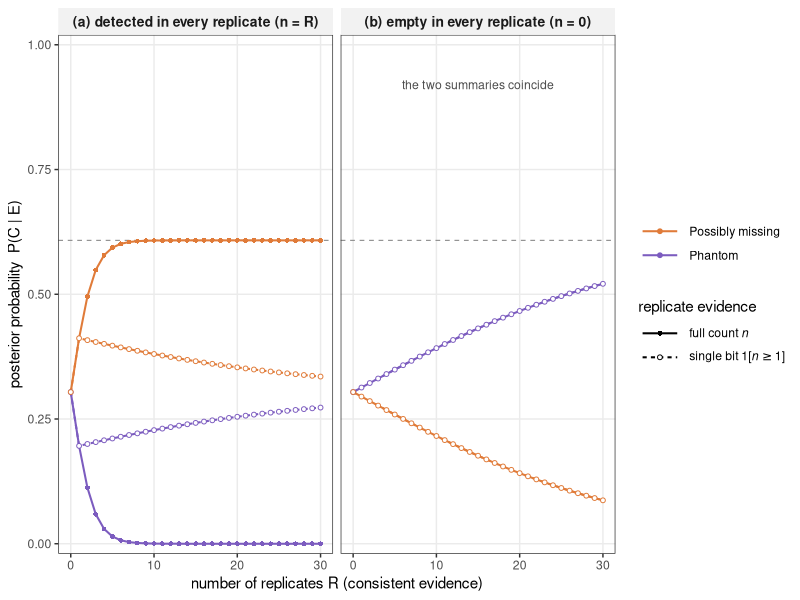
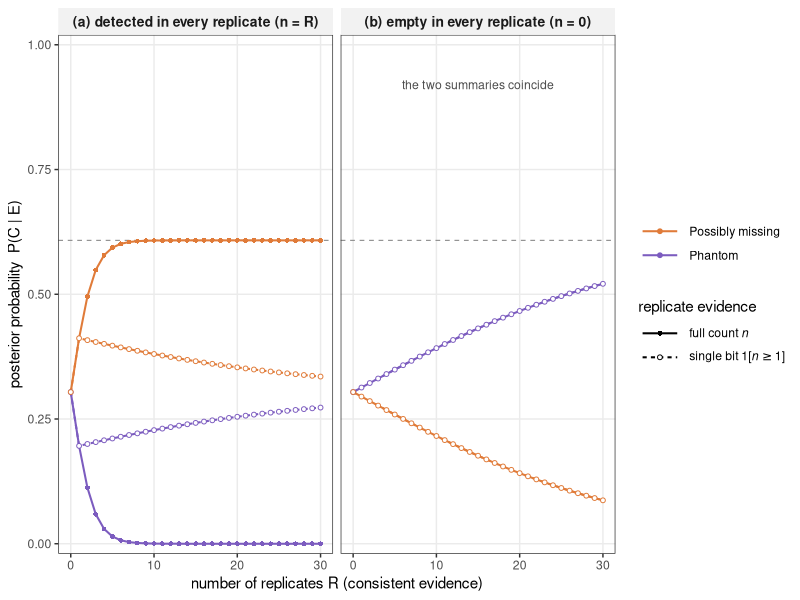

Recreate these plots in R, in order.
# =============================================================================
# Box 2 - accumulation of confidence as within-system replicates accumulate.
# Two panels, one per consistent-evidence scenario:
#   (a) detected in every replicate  -> n = R
#   (b) empty in every replicate     -> n = 0
#
# Within each panel two summaries of the same replicate evidence are compared:
#   count : the full count n out of R   -> p_c^n (1-p_c)^(R-n)
#   bit   : O_rep = 1[n >= 1]           -> 1-(1-p_c)^R if O_rep = 1,
#                                          (1-p_c)^R   otherwise
# Under n = 0 the two coincide exactly, since (1-p)^R is both, so the dashed
# curve lies on top of the solid one in panel (b).
#
# Error rates are directional, as in "Grounding the error rates in sampling
# and realisation": the local axis errs at eL on a realised link and at f on
# an absent one; the model axis is symmetric at eY.
#   p_c = p1 = rho*(1-eL) if realised elsewhere (Orep = 1); p_c = p0 = f if not.
# =============================================================================

library(ggplot2)

## ---- parameters -------------------------------------------------------------
eY   <- 0.20     # model error            (epsilon_Y, symmetric)
eL   <- 0.30     # local miss rate        (epsilon_l)
f    <- 0.05     # false-detection rate   (f)
rho  <- 0.15     # realisation rate       (rho)
Rmax <- 30       # max number of replicates on the x-axis
chosen <- "Possibly missing"   # sets the observed (Yhat, O_local)

## ---- the eight link categories ---------------------------------------------
## signature bits: Yhat (predicted), Olocal (observed locally), Orep (elsewhere)
cats <- data.frame(
  name   = c("Locally unique","Recurrent","Phantom","Possibly missing",
             "Possibly forbidden","Locally absent","Weak support","Model-elusive"),
  Yhat   = c(1,1,1,1, 0,0,0,0),
  Olocal = c(1,1,0,0, 0,0,1,1),
  Orep   = c(0,1,0,1, 0,1,0,1),
  stringsAsFactors = FALSE
)
cats$prior <- 1/nrow(cats)              # uniform prior
obs <- cats[cats$name == chosen, ]      # observed within-network evidence

p1 <- rho * (1 - eL)
p0 <- f

## ---- within-network factors (model symmetric, local directional) -----------
fY <- ifelse(obs$Yhat == cats$Yhat, 1 - eY, eY)
fL <- ifelse(cats$Olocal == 1,
             ifelse(obs$Olocal == 1, 1 - eL, eL),    # link realised locally
             ifelse(obs$Olocal == 0, 1 - f,  f))     # link absent locally
w  <- cats$prior * fY * fL
p  <- ifelse(cats$Orep == 1, p1, p0)

## ---- replicate factor -------------------------------------------------------
## Orep = 1 means the link is realisable in the replicates, not that it was
## realised in at least one of them, so the count is plainly binomial and no
## conditioning is applied (Eqs. erep and cumulative).
eps_present <- function(R) (1 - p1)^R
eps_absent  <- function(R) 1 - (1 - p0)^R

posterior_at <- function(R, n, summary = c("count","bit")) {
  summary <- match.arg(summary)
  ## R = 0: no replicate term at all, so every category keeps only w. The eight
  ## categories pair up by Orep, so each pair splits evenly and the shown pair
  ## starts at kappa/2.
  if (R == 0) return(w / sum(w))
  rep_lik <- if (summary == "count") {
    p^n * (1 - p)^(R - n)                          # binom coeff cancels
  } else {
    eP <- eps_present(R); eM <- eps_absent(R)
    if (n >= 1) ifelse(cats$Orep == 1, 1 - eP, eM)
      else      ifelse(cats$Orep == 1, eP, 1 - eM)
  }
  score <- w * rep_lik
  score / sum(score)
}

## ---- build the data ---------------------------------------------------------
scenarios <- c(det = "(a) detected in every replicate (n = R)",
               emp = "(b) empty in every replicate (n = 0)")
summaries <- c(count = "count", bit = "bit")
sum_labs  <- c(expression("full count " * italic(n)),
               expression("single bit " * bold(1)*"["*italic(n) >= 1*"]"))

df <- do.call(rbind, lapply(names(scenarios), function(sc) {
  do.call(rbind, lapply(names(summaries), function(sm) {
    do.call(rbind, lapply(0:Rmax, function(R) {
      n <- if (sc == "det") R else 0
      data.frame(scenario = scenarios[[sc]], summary = summaries[[sm]], R = R,
                 category = cats$name, posterior = posterior_at(R, n, sm),
                 stringsAsFactors = FALSE)
    }))
  }))
}))

shown <- c("Possibly missing","Phantom")
df <- df[df$category %in% shown, ]
df$category <- factor(df$category, levels = shown)
df$summary  <- factor(df$summary,  levels = summaries)
df$scenario <- factor(df$scenario, levels = scenarios)

kappa <- (1 - eY) * (1 - f) / ((1 - f) + eL)   # directional ceiling

## annotation for panel (b): the two summaries are the same number at n = 0
ann <- data.frame(scenario = factor(scenarios[["emp"]], levels = scenarios),
                  R = Rmax / 2, posterior = 0.92,
                  label = "the two summaries coincide",
                  stringsAsFactors = FALSE)

## ---- reported values --------------------------------------------------------
cat(sprintf("kappa = %.4f\n", kappa))
key <- df[df$R %in% c(1,3,5,10,20,26), ]
print(key[order(key$scenario, key$summary, key$category, key$R), ], row.names = FALSE)

## ---- palette (matched to the published figure) ------------------------------
pal <- c("Possibly missing" = "#E07B39", "Phantom" = "#7C5CBF")

## ---- plot -------------------------------------------------------------------
p_fig <- ggplot(df, aes(R, posterior, colour = category, linetype = summary,
                        shape = summary, group = interaction(category, summary))) +
  geom_hline(yintercept = kappa, linetype = "dashed", colour = "grey55",
             linewidth = 0.4) +
  geom_line(linewidth = 0.7) +
  geom_point(size = 1.3, stroke = 0.5, fill = "white") +
  geom_text(data = ann, aes(R, posterior, label = label), inherit.aes = FALSE,
            size = 3.1, colour = "grey30", hjust = 0.5) +
  facet_wrap(~ scenario, ncol = 2) +
  scale_colour_manual(values = pal, name = NULL) +
  scale_linetype_manual(values = c("solid","22"), name = "replicate evidence",
                        labels = sum_labs) +
  scale_shape_manual(values = c(16, 21), name = "replicate evidence",
                     labels = sum_labs) +
  scale_y_continuous(limits = c(0, 1), expand = expansion(mult = c(0.02, 0.02))) +
  scale_x_continuous(breaks = seq(0, Rmax, 10)) +
  labs(x = "number of replicates R (consistent evidence)",
       y = "posterior probability  P(C | E)") +
  theme_bw(base_size = 11) +
  theme(panel.grid.minor = element_blank(),
        legend.position  = "right",
        legend.key.width = unit(1.1, "cm"),
        strip.background = element_rect(fill = "grey95", colour = NA),
        strip.text       = element_text(face = "bold", size = 10))

## ---- save -------------------------------------------------------------------
ggsave("SI_accumulation.pdf", p_fig, width = 9.0, height = 3.8)
ggsave("SI_accumulation.png", p_fig, width = 9.0, height = 3.8, dpi = 300)
